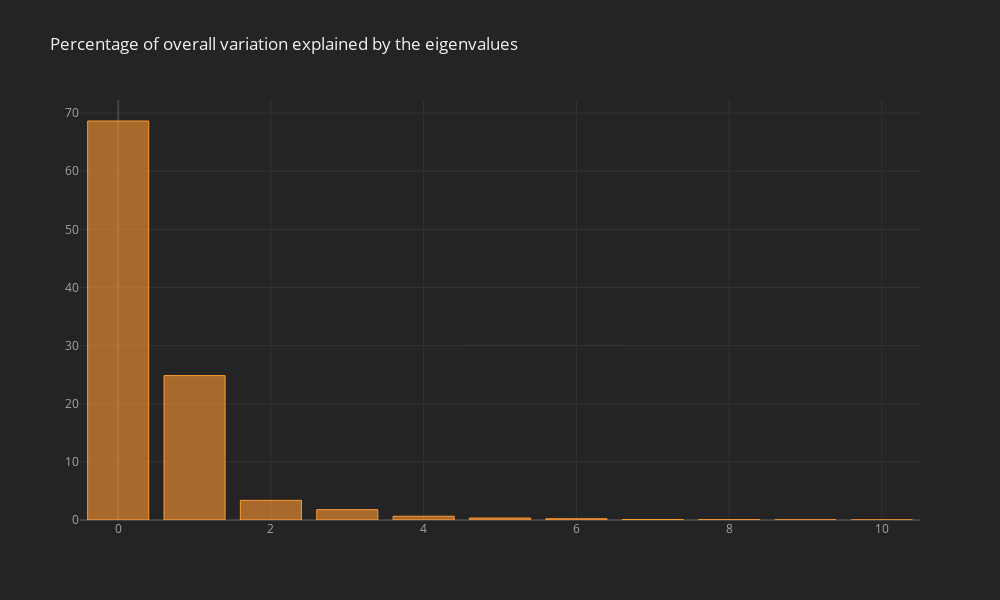

Notebook cell for this chart:
### Code cell
# Finding the eigen values

eigenvalues, eigenvectors = np.linalg.eig(cov_matrix_df1)

# Sorting the eigen values, as the eigen values with the largest value explain the largest variation

sorted_index = eigenvalues.argsort()[::-1]
eigenvalues = eigenvalues[sorted_index]
eigenvectors = eigenvectors[:,sorted_index]

df_eigenvalues = pd.DataFrame({"Eigenvalues": eigenvalues})
df_eigenvectors = pd.DataFrame(eigenvectors)

df_eigenvalues['Explained Proportion'] = (df_eigenvalues['Eigenvalues']/np.sum(df_eigenvalues['Eigenvalues']))*100

df_eigenvalues['Explained Proportion'].iplot(kind='bar', title='Percentage of overall variation explained by the eigenvalues')

### Figure 1 — Plotly figure (JSON) as saved in the notebook; plotly's stock layout.template omitted (floating-point values rounded to 4 significant figures)
{"data": [{"marker": {"color": "rgba(255, 153, 51, 0.6)", "line": {"color": "rgba(255, 153, 51, 1.0)", "width": 1}}, "name": "Explained Proportion", "orientation": "v", "text": "", "type": "bar", "x": [0, 1, 2, 3, 4, 5, 6, 7, 8, 9, 10], "y": [68.63, 24.84, 3.376, 1.782, 0.6431, 0.3417, 0.2161, 0.0839, 0.04921, 0.0241, 0.01278]}], "layout": {"height": 600, "legend": {"bgcolor": "#242424", "font": {"color": "#F4F4F4"}}, "paper_bgcolor": "#242424", "plot_bgcolor": "#242424", "title": {"font": {"color": "#F4F4F4"}, "text": "Percentage of overall variation explained by the eigenvalues"}, "width": 1000, "xaxis": {"gridcolor": "#343434", "showgrid": true, "tickfont": {"color": "#A4A4A4"}, "title": {"font": {"color": "#A4A4A4"}, "text": ""}, "zerolinecolor": "#444444"}, "yaxis": {"gridcolor": "#343434", "showgrid": true, "tickfont": {"color": "#A4A4A4"}, "title": {"font": {"color": "#A4A4A4"}, "text": ""}, "zerolinecolor": "#444444"}}}
